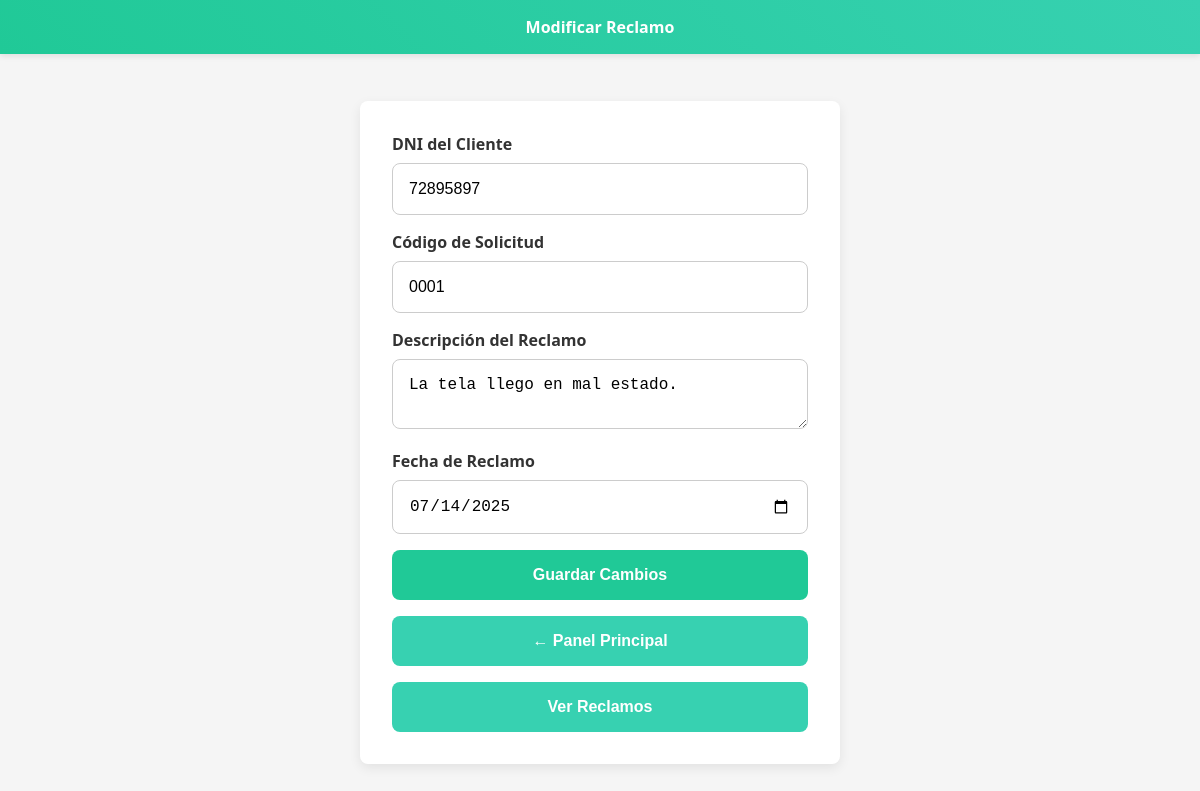
The app's page /vistas/frmModificarReclamo.php?idreclamo=1 with its own data.
### tables this page shows
CREATE TABLE `treclamo` (
  `idreclamo` int(11) NOT NULL,
  `dni_cliente` char(8) NOT NULL,
  `codigo_soli` char(4) NOT NULL,
  `descripcionR` text NOT NULL,
  `fecha_reclamo` date NOT NULL
);

### modelos/reclamoDAO.php (called while the page is built, shortened)
<?php
include("conexion.php");
function consultarReclamo($idreclamo) {
    global $cn;
    $id = mysqli_real_escape_string($cn, $idreclamo);
    $sql = "SELECT * FROM TReclamo WHERE idreclamo = '$id'";
    return mysqli_query($cn, $sql);
}
?>

### controladores/reclamoController.php (called while the page is built, shortened)
<?php
include("../modelos/reclamoDao.php");
function consultarReclamoPorId($idreclamo) {
    return consultarReclamo($idreclamo);
}
?>

### vistas/frmModificarReclamo.php (the view, shortened to what this page needs)
<?php
include("../controladores/reclamoController.php");
$dni_cliente   = '';
$codigo_soli   = '';
$descripcionR  = '';
$fecha_reclamo = '';
if (isset($_GET['idreclamo'])) {
    $idreclamo = $_GET['idreclamo'];
    $rs = consultarReclamoPorId($idreclamo);
    if ($rs && $row = mysqli_fetch_assoc($rs)) {
        $dni_cliente   = $row['dni_cliente'];
        $codigo_soli   = $row['codigo_soli'];
        $descripcionR  = $row['descripcionR'];
        $fecha_reclamo = $row['fecha_reclamo'];
    } else {
        echo "<p style='color:red; text-align:center;'>❌ Reclamo no encontrado.</p>";
        exit;
    }
} else {
    echo "<p style='color:red; text-align:center;'>❌ No se indicó qué reclamo modificar.</p>";
    exit;
}
?>
<!DOCTYPE html>
<html lang="es">
<head>
</head>
<body>
  <header>Modificar Reclamo</header>
  <div class="container">
    <form method="post" action="../controladores/reclamoController.php">
      <div class="form-group">
        <label for="dni_cliente">DNI del Cliente</label>
        <input
          type="text"
          id="dni_cliente"
          name="dni_cliente"
          maxlength="8"
          value="<?= htmlspecialchars($dni_cliente) ?>"
          required
        />
      </div>
      <div class="form-group">
        <label for="codigo_soli">Código de Solicitud</label>
        <input
          type="text"
          id="codigo_soli"
          name="codigo_soli"
          maxlength="4"
          value="<?= htmlspecialchars($codigo_soli) ?>"
          required
        />
      </div>
      <div class="form-group">
        <label for="descripcionR">Descripción del Reclamo</label>
        <textarea id="descripcionR" name="descripcionR" required><?= htmlspecialchars($descripcionR) ?></textarea>
      </div>
      <div class="form-group">
        <label for="fecha_reclamo">Fecha de Reclamo</label>
        <input
          type="date"
          id="fecha_reclamo"
          name="fecha_reclamo"
          value="<?= htmlspecialchars($fecha_reclamo) ?>"
          required
        />
      </div>
      <div class="buttons">
        <button type="submit" name="btnModificarReclamo" class="btn btn-primary">
          Guardar Cambios
        </button>
        <button type="button" class="btn btn-secondary" onclick="location.href='frmPrincipalAdm.php'">
          ← Panel Principal
        </button>
        <button type="button" class="btn btn-secondary" onclick="location.href='frmReclamosRegistrados.php'">
          Ver Reclamos
        </button>
      </div>
    </form>
</body>
</html>

### vistas/frmModificarReclamo.php (style rules this page uses)
:root { --color-principal: #20c997; --color-secundario: #37d1b1; --color-fondo: #f5f5f5; --color-texto: #333; --radio: 8px; --espacio: 16px; }
*, *::before, *::after { box-sizing: border-box; margin: 0; padding: 0; }
body { font-family: 'Segoe UI', Arial, sans-serif; background: var(--color-fondo); color: var(--color-texto); display: flex; justify-content: center; align-items: center; padding: calc(var(--espacio)*2) 0; min-height: 100vh; }
header { position: absolute; top: 0; left: 0; right: 0; background: linear-gradient(45deg, var(--color-principal), var(--color-secundario)); color: #fff; padding: var(--espacio); text-align: center; font-weight: bold; box-shadow: 0 2px 6px rgba(0,0,0,0.1); }
.container { background: #fff; width: 100%; max-width: 480px; padding: calc(var(--espacio)*2); border-radius: var(--radio); box-shadow: 0 4px 12px rgba(0,0,0,0.08); margin-top: calc(var(--espacio)*4); opacity: 0; transform: translateY(20px); animation: fadeIn 0.5s forwards ease-out; }
.form-group { margin-bottom: var(--espacio); }
.form-group label { display: block; font-weight: 600; margin-bottom: .5em; }
.form-group input, .form-group textarea, .form-group select { width: 100%; padding: var(--espacio); border: 1px solid #ccc; border-radius: var(--radio); font-size: 1rem; transition: border-color .2s, box-shadow .2s; }
.buttons { display: grid; gap: var(--espacio); margin-top: var(--espacio); }
.btn { width: 100%; padding: var(--espacio); font-size: 1rem; font-weight: 600; color: #fff; border: none; border-radius: var(--radio); cursor: pointer; transition: background-color .2s, transform .1s, box-shadow .1s; }
.btn-primary { background: var(--color-principal); }
.btn-secondary { background: var(--color-secundario); }

### records on screen
treclamo: dni_cliente "72895897", codigo_soli "0001", descripcionR "La tela llego en mal estado.", fecha_reclamo "07/14/2025"
